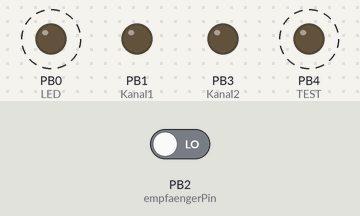
A sketch run on a simulated ATtiny85, built with avr-gcc and run on an emulated ATtiny85. Shown: output pins drawn as LEDs (lit = HIGH). Dashed ring = blinking. The inputs (shaded band) are chosen by the test bench; at power-on: PB2 (empfaengerPin) LOW.

Above: at 0.04 s.
Timing chart, 0 to 3.0 s (numbered marks = the images above):
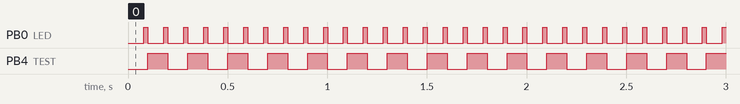

Measured:
- by itself, PB0 (LED): alternates HIGH for 0.02 s and LOW for 0.08 s
- by itself, PB4 (TEST): alternates HIGH for 0.10 s and LOW for 0.10 s

The sketch:

MUX_servos3.ino
```cpp
// Servo Multiplexer
// RK 15.12.2019  V3
// Umschaltung ohne Signal dauert länger - ist egal, weil dann sowieso was gröber schief läuft
// Interrupts

//#define USE_SER

#if defined(__AVR_ATtiny25__) || defined(__AVR_ATtiny45__) || defined(__AVR_ATtiny85__)
#define ATTINY
#endif

#ifdef ATTINY
 // ATTiny
  #define empfaengerPin 2 // Empfänger Signalleitung
  #define Kanal1 1 // Ausgang 1 xS
  #define Kanal2 3 // Ausgang 1 Sx
  #define LED 0
  #define TEST 4
#else
// ATMega - Arduino
  #define empfaengerPin 2 // Empfänger Signalleitung
  #define Kanal1 3 // Ausgang 1 xS
  #define Kanal2 4 // Ausgang 1 Sx
  #define LED 5
  #define TEST 6
#endif

#define MM 0
#define MS 1
#define SS 3
#define SM 2

// 1000us unten  2000us oben  5 Teile -> 200
// 1000-1199 1200-1399 1400-1600
//    SS        MS         MM
// 2000-1801 1800-1601 1600-1400
//    SS        SM         MM

#define time0 1199
#define time1 1399
#define time2 1600
#define time3 1800

int pulslaenge; // Pulslänge in Mikrosekunden
int mode=0,newmode=0,newmodelast=0,modecnt=0;
bool test_value=false;
volatile int pwm_value = 0;
volatile int prev_time = 0;

void setup()
{
  pinMode(empfaengerPin, INPUT);
  attachInterrupt(0, rising, RISING);

  pinMode(Kanal1, OUTPUT);
  pinMode(Kanal2, OUTPUT);
  pinMode(TEST, OUTPUT);
  digitalWrite(Kanal1, 0);
  digitalWrite(Kanal2, 0);
  digitalWrite(TEST, 0);

  pinMode(LED, OUTPUT);
  digitalWrite(LED, 0);
#ifdef USE_SER
  Serial.begin(115200);
#endif
}

void rising()
{
  attachInterrupt(0, falling, FALLING);
  prev_time = micros();
}

void falling()
{
  attachInterrupt(0, rising, RISING);
  pwm_value = micros()-prev_time;
}

void loop()
{
  bool nosignal=false;

  pulslaenge = pwm_value;
  pwm_value=0;  // geht weil es länger dauert und so immer ein neuer PWM Wert da sein muß, oder eben kein Signal

  if (pulslaenge<800 or pulslaenge>2100 /*or (waiting4falling and (micros()-prev_time > 2200))*/)  // kein Signal -> 0 oder Unterbrechung und sehr langer Puls
  {
    newmode=MM;  // default - no signal
    digitalWrite(LED,0);
    delay(80);
    nosignal=true;
  }
  else if (pulslaenge>time3) newmode=SS;
  else if (pulslaenge>time2) newmode=SM;
  else if (pulslaenge>time1) newmode=MM;
  else if (pulslaenge>time0) newmode=MS;
  else                       newmode=SS;

  if (mode != newmode)    // es gibt eine Änderung gegenüber dem eingestellten Wert
  {
    if (newmode != newmodelast)   // der neue Wert hat sich geändert entweder am Start der Änderung oder mittendrin
    {
      modecnt=0;                  // auf Stabilisierung warten
      newmodelast = newmode;
    }
    else
    {
      modecnt++;
      if (modecnt>=5)             // der neue Wert steht lang genug an
      {
        mode=newmode;             // übernehmen
        newmodelast=mode;         // für die nächste Änderung
        modecnt=0;
      }
    }
  }
  else
  {
    modecnt=0;                    // bei kurzen Fehlern nachher zurücksetzen, damit es durchgehend sein muß
  }

  // immer setzen oder nur bei Änderung ??? Solange keine Spikes auftreten egal
  digitalWrite(Kanal1, mode & 0x01);
  digitalWrite(Kanal2, mode & 0x02);

 #ifdef USE_SER
  Serial.print(pulslaenge);
  Serial.print(" --- ");
  Serial.print(newmode);
  Serial.print(" - ");
  Serial.print(newmodelast);
  Serial.print(" - ");
  Serial.print(modecnt);
  Serial.print(" -> ");
  Serial.println(mode);
 #endif

 digitalWrite(LED,1);
  delay(20);
  if (!nosignal)
    delay(80);

  // für Test der Taktfrequenz
  test_value = !test_value;
  digitalWrite(TEST, test_value);
}
```
